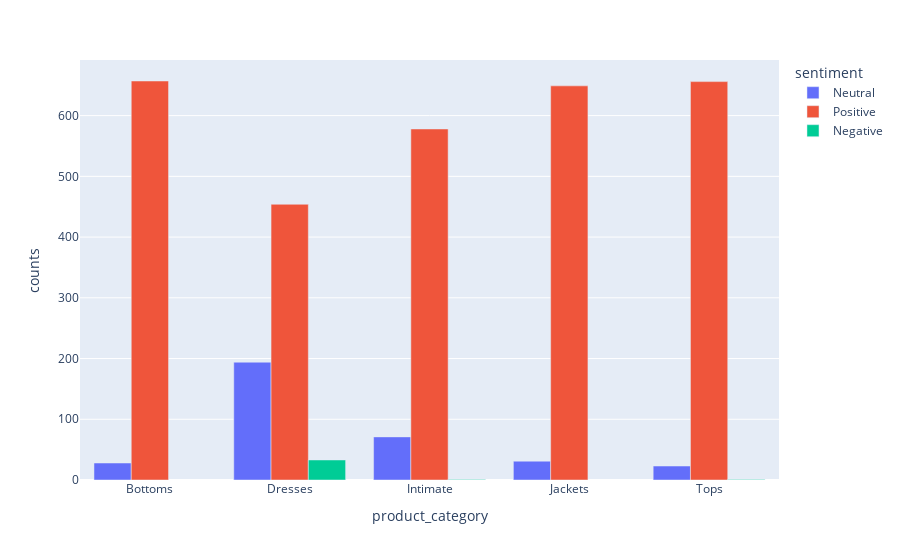

The cell this chart's notebook holds for it:
### Code cell
px.bar(df, "product_category", "counts", "sentiment", barmode = "group")

### Figure 1 — Plotly figure (JSON) as saved in the notebook; plotly's stock layout.template omitted (floating-point values rounded to 4 significant figures)
{"data": [{"alignmentgroup": "True", "hovertemplate": "sentiment=Neutral<br>product_category=%{x}<br>counts=%{y}<extra></extra>", "legendgroup": "Neutral", "marker": {"color": "#636efa", "pattern": {"shape": ""}}, "name": "Neutral", "offsetgroup": "Neutral", "orientation": "v", "showlegend": true, "textposition": "auto", "type": "bar", "x": ["Bottoms", "Dresses", "Intimate", "Jackets", "Tops"], "xaxis": "x", "y": [28, 194, 71, 31, 23], "yaxis": "y"}, {"alignmentgroup": "True", "hovertemplate": "sentiment=Positive<br>product_category=%{x}<br>counts=%{y}<extra></extra>", "legendgroup": "Positive", "marker": {"color": "#EF553B", "pattern": {"shape": ""}}, "name": "Positive", "offsetgroup": "Positive", "orientation": "v", "showlegend": true, "textposition": "auto", "type": "bar", "x": ["Bottoms", "Dresses", "Intimate", "Jackets", "Tops"], "xaxis": "x", "y": [657, 454, 578, 649, 656], "yaxis": "y"}, {"alignmentgroup": "True", "hovertemplate": "sentiment=Negative<br>product_category=%{x}<br>counts=%{y}<extra></extra>", "legendgroup": "Negative", "marker": {"color": "#00cc96", "pattern": {"shape": ""}}, "name": "Negative", "offsetgroup": "Negative", "orientation": "v", "showlegend": true, "textposition": "auto", "type": "bar", "x": ["Dresses", "Intimate", "Tops"], "xaxis": "x", "y": [33, 1, 1], "yaxis": "y"}], "layout": {"barmode": "group", "legend": {"title": {"text": "sentiment"}, "tracegroupgap": 0}, "margin": {"t": 60}, "xaxis": {"anchor": "y", "domain": [0, 1], "title": {"text": "product_category"}}, "yaxis": {"anchor": "x", "domain": [0, 1], "title": {"text": "counts"}}}}
